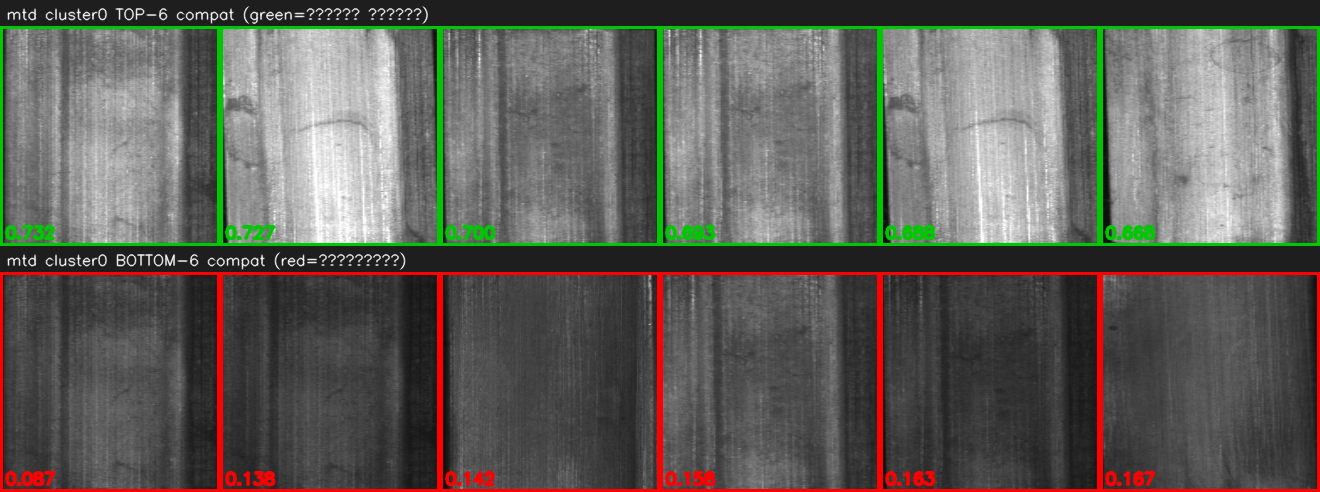
#> input picture .claude/.etc/positive_place_viz/image_rank_mtd.png, 1320 x 492 px; its folder holds only this picture in this run
$ python -i quality_scoring.py   (imports and definitions only)   (older library calls are emulated)
#> lines starting #> are read from the running program, lines starting #| are printed output that depends on the picture
"""utils/quality_scoring.py

Stage 5 합성 품질 점수 계산 라이브러리.

2-metric: artifact_score (higher = fewer artifacts) + blur_score (higher = sharper).
CASDA score_casda_quality.py 에서 domain-agnostic 2개만 이식.
color_score 는 금속 표면 전용 캘리브레이션이므로 제거.
"""
from __future__ import annotations

import json
from pathlib import Path

import cv2
import numpy as np


# ---------------------------------------------------------------------------
# Internal metric functions
# ---------------------------------------------------------------------------

def _score_artifacts(gray: np.ndarray, mask: np.ndarray | None = None) -> float:
    """Gradient 기반 합성 아티팩트 감지.

    Sobel gradient magnitude의 3σ 이상치 비율(edge_score) +
    Laplacian energy / (gradient mean + std) 비율(hf_score).
    가중치: 0.6 * edge_score + 0.4 * hf_score.
    Returns: 1.0 = 아티팩트 없음 (higher = better).

    Args:
        gray: 그레이스케일 이미지.
        mask: Stage 4에서 저장한 이진 ROI 마스크 (uint8, 255=결함 영역).
              제공 시 dilate 후 해당 픽셀에서만 통계 산출 (배경 편향 제거).
              None=전체 이미지 사용 (기존 동작).

    Note (Option A): hf_ratio 분모를 mean_mag → mean_mag + std_mag 로 변경.
    매끄러운 배경(candle 등) 에서 mean_mag 가 작아 hf_ratio 가 과대평가되던
    문제를 텍스처 분산(std_mag)을 분모에 포함해 완화.
    """
    gray_f = gray.astype(np.float32)

    # Sobel/Laplacian은 전체 이미지에서 계산 (공간 연산이므로 컨텍스트 필요)
    gx = cv2.Sobel(gray_f, cv2.CV_32F, 1, 0, ksize=3)
    gy = cv2.Sobel(gray_f, cv2.CV_32F, 0, 1, ksize=3)
    mag = np.sqrt(gx ** 2 + gy ** 2)
    lap = cv2.Laplacian(gray_f, cv2.CV_32F)

    # Option B: ROI 마스크가 있으면 결함 영역만으로 통계 산출
    if mask is not None:
        kernel = cv2.getStructuringElement(cv2.MORPH_ELLIPSE, (31, 31))
        roi = cv2.dilate(mask, kernel) > 127
        if np.any(roi):
            mag_vals = mag[roi]
            lap_vals = np.abs(lap[roi])
        else:
            mag_vals = mag.flatten()
            lap_vals = np.abs(lap).flatten()
    else:
        mag_vals = mag.flatten()
        lap_vals = np.abs(lap).flatten()

    mean_mag = float(np.mean(mag_vals))
    std_mag  = float(np.std(mag_vals))
    if mean_mag < 1e-6:
        return 1.0  # 균일 이미지 — 아티팩트 없음

    # edge_score: 3σ 이상치 픽셀 비율 (낮을수록 좋음 → 1 - ratio)
    threshold = mean_mag + 3.0 * std_mag
    outlier_ratio = float(np.mean(mag_vals > threshold))
    edge_score = 1.0 - min(outlier_ratio * 10.0, 1.0)  # 10% 이상이면 최악

    # hf_score: Laplacian energy / (gradient mean + std)
    # Option A: 분모에 std_mag 추가 → 매끄러운 배경에서 hf_ratio 과대평가 완화
    lap_energy = float(np.mean(lap_vals))
    hf_ratio = lap_energy / (mean_mag + std_mag + 1e-6)
    hf_score = 1.0 - min(hf_ratio / 5.0, 1.0)  # 5.0 이상이면 최악

    return float(np.clip(0.6 * edge_score + 0.4 * hf_score, 0.0, 1.0))


def _score_sharpness(gray: np.ndarray, mask: np.ndarray | None = None) -> float:
    """Laplacian variance + gradient contrast 기반 선명도.

    Laplacian variance(lap_score) + P90/P50 gradient contrast ratio(edge_sharpness).
    가중치: 0.5 * lap_score + 0.5 * edge_sharpness.
    Returns: 1.0 = 완전 선명 (higher = better).

    Args:
        gray: 그레이스케일 이미지.
        mask: Stage 4에서 저장한 이진 ROI 마스크 (uint8, 255=결함 영역).
              제공 시 dilate 후 해당 픽셀에서만 통계 산출.
              None=전체 이미지 사용 (기존 동작).

    NOTE: lap_var 정규화는 해상도 비례 스케일링을 적용한다.
    기준 해상도 256×256 (ISP-AD ASM) 에서 경험적 상수 1000.0 을 사용하며,
    ROI 마스크 사용 시에는 ROI 픽셀 수를 기준으로 스케일링한다.
    """
    gray_f = gray.astype(np.float32)

    # Laplacian/Sobel은 전체 이미지에서 계산
    lap = cv2.Laplacian(gray_f, cv2.CV_32F)
    gx = cv2.Sobel(gray_f, cv2.CV_32F, 1, 0, ksize=3)
    gy = cv2.Sobel(gray_f, cv2.CV_32F, 0, 1, ksize=3)
    mag = np.sqrt(gx ** 2 + gy ** 2)

    # Option B: ROI 마스크가 있으면 결함 영역만으로 통계 산출
    if mask is not None:
        kernel = cv2.getStructuringElement(cv2.MORPH_ELLIPSE, (31, 31))
        roi = cv2.dilate(mask, kernel) > 127
        if np.any(roi):
            lap_vals = lap[roi]
            mag_vals = mag[roi].flatten()
            num_pixels = int(np.sum(roi))
        else:
            lap_vals = lap
            mag_vals = mag.flatten()
            num_pixels = gray.shape[0] * gray.shape[1]
    else:
        lap_vals = lap
        mag_vals = mag.flatten()
        num_pixels = gray.shape[0] * gray.shape[1]

    # Laplacian variance — 선명한 이미지일수록 높음
    # np.var는 이미 픽셀 수로 정규화된 값(분산)이므로 해상도 비례 스케일링 불필요.
    # 1000.0은 ISP-AD ASM 512×512 기준 경험적 상수.
    lap_var = float(np.var(lap_vals))
    lap_score = float(np.clip(lap_var / 1000.0, 0.0, 1.0))

    # Gradient contrast: P90 / P50 비율
    p50 = float(np.percentile(mag_vals, 50))
    p90 = float(np.percentile(mag_vals, 90))
    if p50 < 1e-6:
        edge_sharpness = 0.0
    else:
        ratio = p90 / (p50 + 1e-6)
        edge_sharpness = float(np.clip((ratio - 1.0) / 9.0, 0.0, 1.0))  # ratio 1~10 → 0~1

    return float(np.clip(0.5 * lap_score + 0.5 * edge_sharpness, 0.0, 1.0))


# ---------------------------------------------------------------------------
# Worker (pickle-safe for ProcessPoolExecutor)
# ---------------------------------------------------------------------------

# [26 lines left out: function _score_single_worker, not called in this run]


# ---------------------------------------------------------------------------
# Public API
# ---------------------------------------------------------------------------

def score_image(
    img_bgr: np.ndarray,
    w_artifact: float = 0.5,
    w_blur: float = 0.5,
) -> dict:
    """단일 이미지 numpy array를 받아 품질 점수를 반환.

    Args:
        img_bgr: BGR 이미지 numpy array.
        w_artifact: artifact_score 가중치 (기본 0.5).
        w_blur: blur_score 가중치 (기본 0.5).

    Returns:
        {"artifact_score": float, "blur_score": float, "quality_score": float}

    Raises:
        ValueError: w_artifact + w_blur != 1.0
    """
    if abs(w_artifact + w_blur - 1.0) > 1e-6:
        raise ValueError(
            f"w_artifact + w_blur must equal 1.0, got {w_artifact + w_blur}"
        )
    gray = cv2.cvtColor(img_bgr, cv2.COLOR_BGR2GRAY)
    artifact = _score_artifacts(gray)
    blur = _score_sharpness(gray)
    quality = w_artifact * artifact + w_blur * blur
    return {
        "artifact_score": round(float(artifact), 4),
        "blur_score": round(float(blur), 4),
        "quality_score": round(float(quality), 4),
    }


# [97 lines left out: function score_defect_images, not called in this run]

>>> import cv2
>>> picture = cv2.imread('../.claude/.etc/positive_place_viz/image_rank_mtd.png')
#> picture is the input picture: shape (492, 1320, 3); mean B, G, R 88.4, 94.1, 95.6
>>> result = score_image(picture)
#> in score_image, `gray = cv2.cvtColor(img_bgr, cv2.COLOR_BGR2GRAY)`:
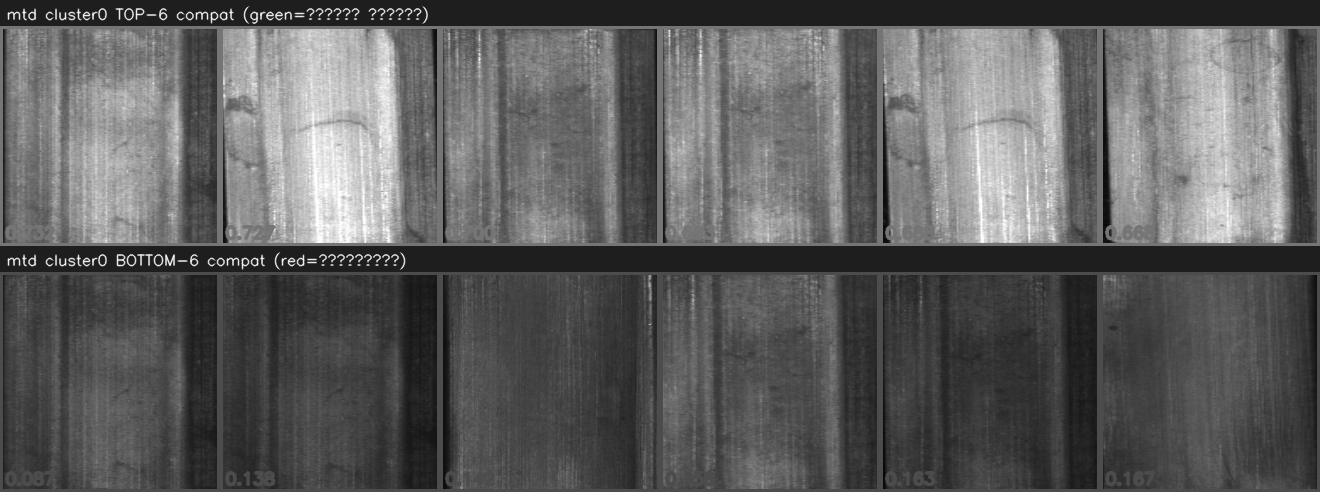
#> gray: shape (492, 1320); min 6, max 255, mean 93.9
#> in _score_artifacts, `gx = cv2.Sobel(gray_f, cv2.CV_32F, 1, 0, ksize=3)`:
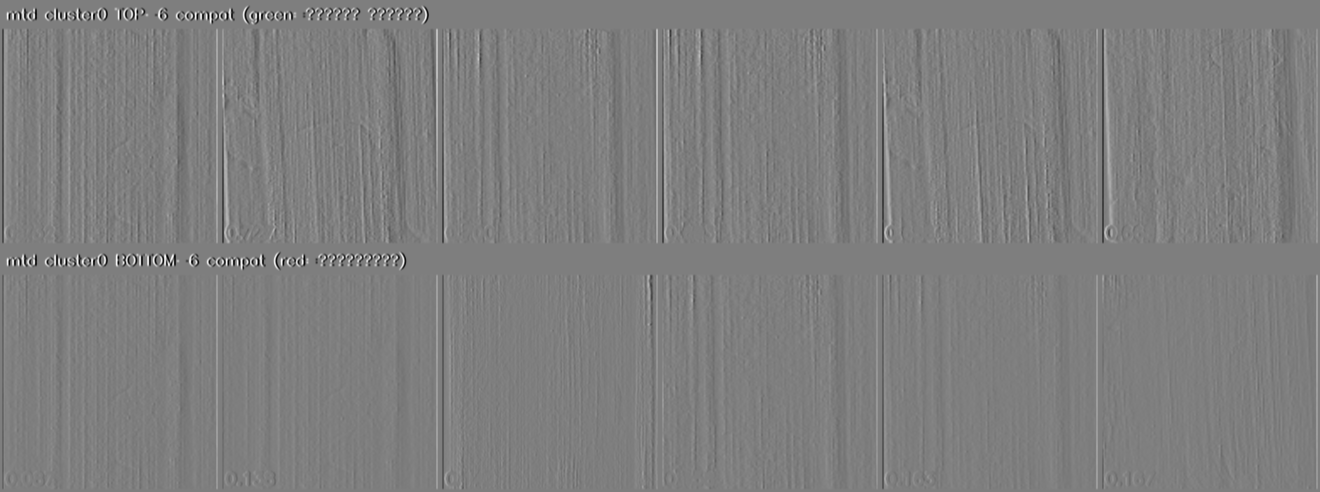
#> gx: shape (492, 1320) float32; min -861, max 869, mean 0; drawn with min black and max white
#> in _score_artifacts, `gy = cv2.Sobel(gray_f, cv2.CV_32F, 0, 1, ksize=3)`:
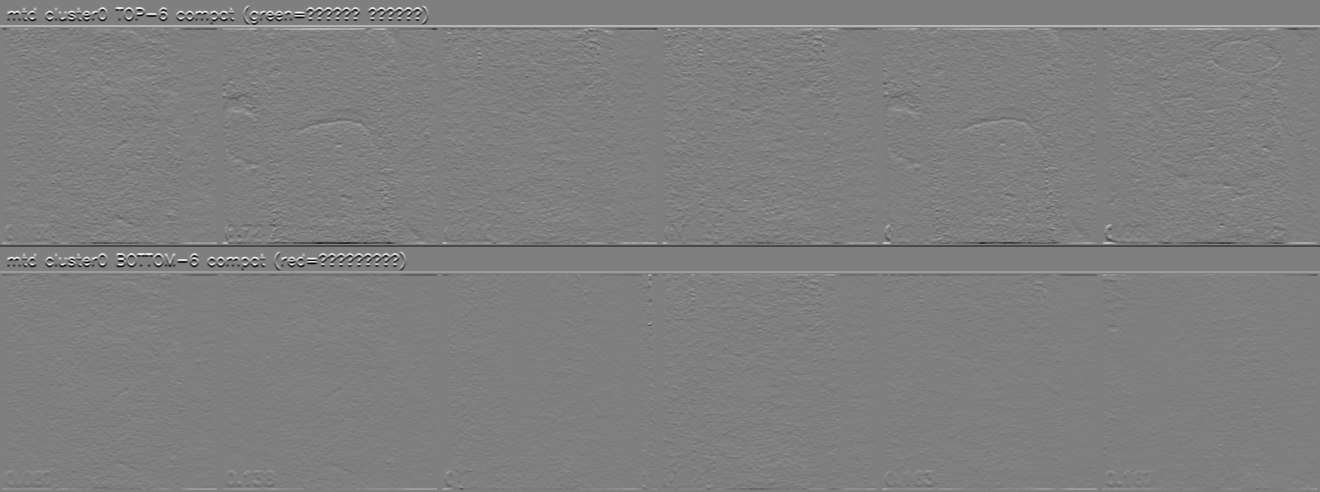
#> gy: shape (492, 1320) float32; min -821, max 820, mean 0.7; drawn with min black and max white
#> in _score_artifacts, `mag = np.sqrt(gx ** 2 + gy ** 2)`:
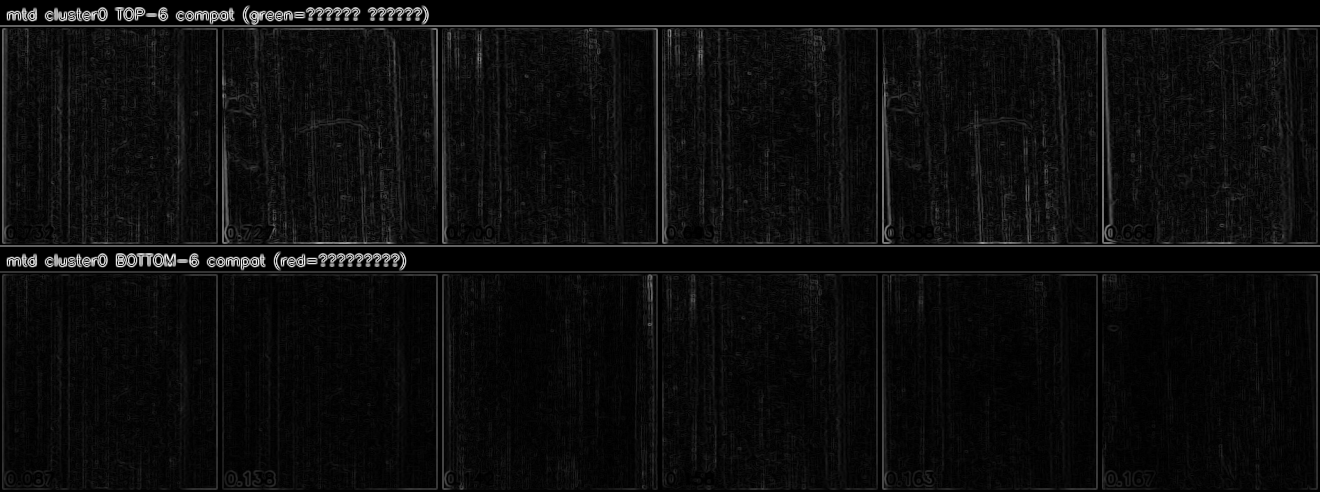
#> mag: shape (492, 1320) float32; min 0, max 899.4, mean 46.2; drawn with min black and max white
#> in _score_artifacts, `lap = cv2.Laplacian(gray_f, cv2.CV_32F)`:
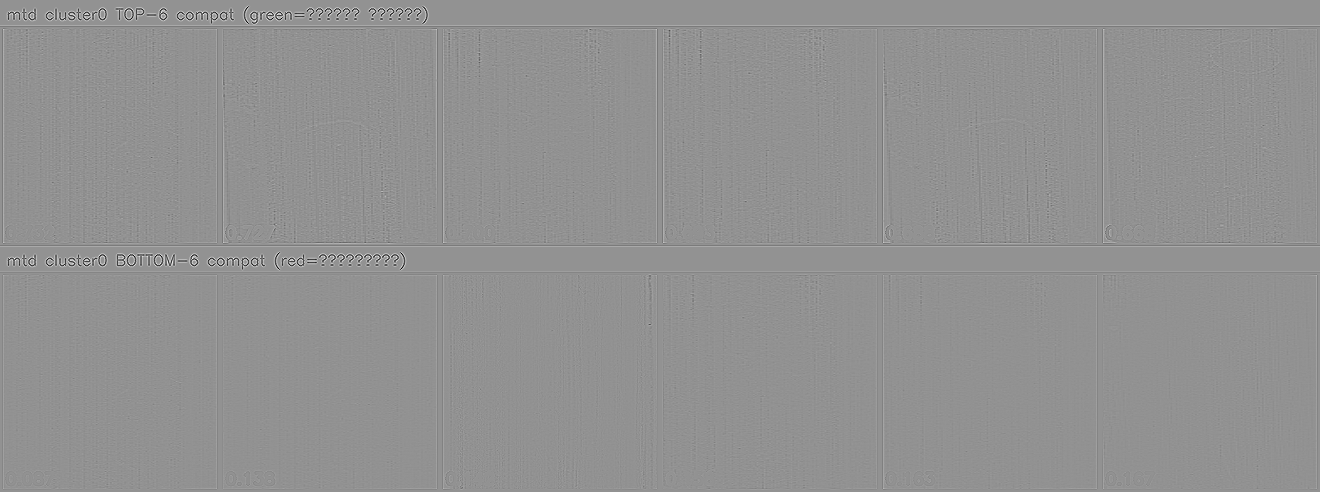
#> lap: shape (492, 1320) float32; min -552, max 412, mean 0; drawn with min black and max white
#> in _score_artifacts, `mean_mag = float(np.mean(mag_vals))`: mean_mag = 46.24
#> in _score_artifacts, `std_mag  = float(np.std(mag_vals))`: std_mag = 73.05
#> in _score_artifacts, `threshold = mean_mag + 3.0 * std_mag`: threshold = 265.4
#> in _score_artifacts, `outlier_ratio = float(np.mean(mag_vals > threshold))`: outlier_ratio = 0.0228
#> in _score_artifacts, `edge_score = 1.0 - min(outlier_ratio * 10.0, 1.0)`: edge_score = 0.772
#> in _score_artifacts, `lap_energy = float(np.mean(lap_vals))`: lap_energy = 11.48
#> in _score_artifacts, `hf_ratio = lap_energy / (mean_mag + std_mag + 1e-6)`: hf_ratio = 0.0963
#> in _score_artifacts, `hf_score = 1.0 - min(hf_ratio / 5.0, 1.0)`: hf_score = 0.981
#> in score_image, `artifact = _score_artifacts(gray)`: artifact = 0.855
#> in _score_sharpness, `lap_var = float(np.var(lap_vals))`: lap_var = 680.3
#> in _score_sharpness, `lap_score = float(np.clip(lap_var / 1000.0, 0.0, 1.0))`: lap_score = 0.68
#> in _score_sharpness, `p50 = float(np.percentile(mag_vals, 50))`: p50 = 27.46
#> in _score_sharpness, `p90 = float(np.percentile(mag_vals, 90))`: p90 = 90.92
#> in _score_sharpness, `ratio = p90 / (p50 + 1e-6)`: ratio = 3.31
#> in _score_sharpness, `edge_sharpness = float(np.clip((ratio - 1.0) / 9.0, 0.0, 1.0))`: edge_sharpness = 0.257
#> in score_image, `blur = _score_sharpness(gray)`: blur = 0.469
#> in score_image, `quality = w_artifact * artifact + w_blur * blur`: quality = 0.662
#> result = {'artifact_score': 0.856, 'blur_score': 0.469, 'quality_score': 0.662}
